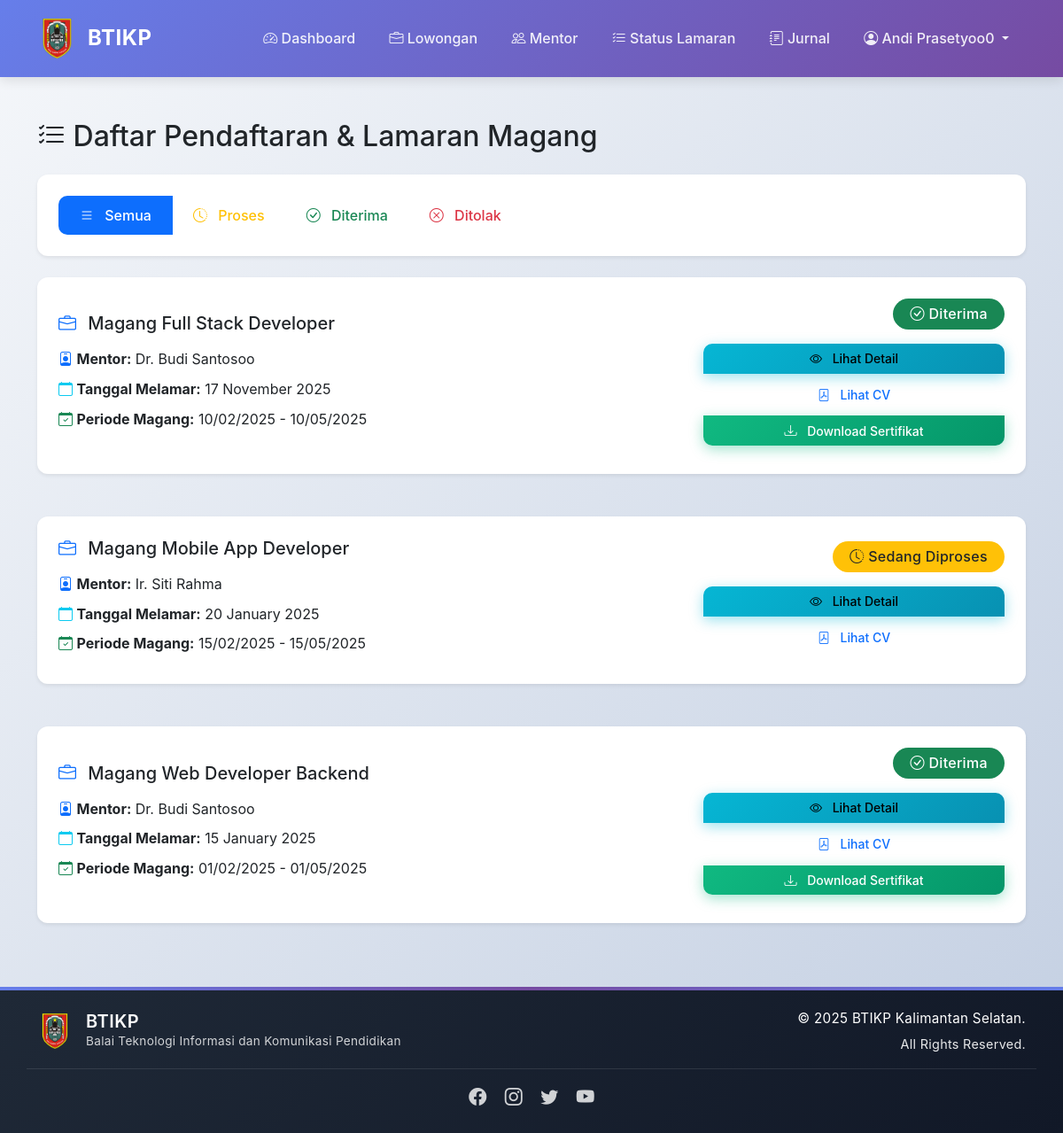
Page /pages/lamaran_status.php (signed in) on the committed database.
### tables this page shows
CREATE TABLE `lamaran` (
  `id` int(11) NOT NULL,
  `user_id` int(11) NOT NULL,
  `lowongan_id` int(11) NOT NULL,
  `mentor_id` int(11) NOT NULL,
  `tgl_melamar` date NOT NULL,
  `status` enum('proses','diterima','ditolak') DEFAULT 'proses',
  `file_cv` varchar(255) DEFAULT NULL
);

CREATE TABLE `lowongan` (
  `id` int(11) NOT NULL,
  `judul` varchar(255) NOT NULL,
  `deskripsi` text,
  `mentor_id` int(11) NOT NULL,
  `tgl_mulai` date DEFAULT NULL,
  `tgl_selesai` date DEFAULT NULL,
  `status` enum('open','closed') DEFAULT 'open'
);

CREATE TABLE `users` (
  `id` int(11) NOT NULL,
  `nama` varchar(100) NOT NULL,
  `email` varchar(100) NOT NULL,
  `password` varchar(255) NOT NULL,
  `role` enum('mahasiswa','mentor','admin') NOT NULL,
  `created_at` datetime DEFAULT CURRENT_TIMESTAMP
);

### pages/lamaran_status.php (the view, shortened to what this page needs)
<?php
require_once '../config/database.php';
include '../includes/header.php';
$user_id = $_SESSION['user_id'];
$filter_query = "";
$query = "SELECT l.*, lo.judul as judul_lowongan, u.nama as nama_mentor, lo.tgl_mulai, lo.tgl_selesai
          FROM lamaran l
          JOIN lowongan lo ON l.lowongan_id = lo.id
          JOIN users u ON l.mentor_id = u.id
          WHERE l.user_id = '$user_id' $filter_query
          ORDER BY l.tgl_melamar DESC";
$result = mysqli_query($conn, $query);
?>
<div class="container my-5">
    <h2 class="mb-4">
        <i class="bi bi-list-check"></i> Daftar Pendaftaran & Lamaran Magang
    </h2>
    <div class="card mb-4">
        <div class="card-body">
            <div class="btn-group" role="group">
                <a href="?status=all" class="btn btn-outline-primary <?= !isset($_GET['status']) || $_GET['status'] == 'all' ? 'active' : '' ?>">
                    <i class="bi bi-list"></i> Semua
                </a>
                <a href="?status=proses" class="btn btn-outline-warning <?= isset($_GET['status']) && $_GET['status'] == 'proses' ? 'active' : '' ?>">
                    <i class="bi bi-clock-history"></i> Proses
                </a>
                <a href="?status=diterima" class="btn btn-outline-success <?= isset($_GET['status']) && $_GET['status'] == 'diterima' ? 'active' : '' ?>">
                    <i class="bi bi-check-circle"></i> Diterima
                </a>
                <a href="?status=ditolak" class="btn btn-outline-danger <?= isset($_GET['status']) && $_GET['status'] == 'ditolak' ? 'active' : '' ?>">
                    <i class="bi bi-x-circle"></i> Ditolak
                </a>
            </div>
        </div>
    </div>
    <?php if (mysqli_num_rows($result) > 0): ?>
        <div class="row g-4">
            <?php while ($row = mysqli_fetch_assoc($result)): ?>
            <div class="col-md-12">
                <div class="card shadow-sm">
                    <div class="card-body">
                        <div class="row align-items-center">
                            <div class="col-md-8">
                                <h5 class="card-title mb-3">
                                    <i class="bi bi-briefcase text-primary"></i>
                                    <?= htmlspecialchars($row['judul_lowongan']) ?>
                                </h5>
                                <p class="mb-2">
                                    <i class="bi bi-person-badge text-primary"></i>
                                    <strong>Mentor:</strong> <?= htmlspecialchars($row['nama_mentor']) ?>
                                </p>
                                <p class="mb-2">
                                    <i class="bi bi-calendar text-info"></i>
                                    <strong>Tanggal Melamar:</strong> <?= date('d F Y', strtotime($row['tgl_melamar'])) ?>
                                </p>
                                <p class="mb-2">
                                    <i class="bi bi-calendar-check text-success"></i>
                                    <strong>Periode Magang:</strong>
                                    <?= date('d/m/Y', strtotime($row['tgl_mulai'])) ?> -
                                    <?= date('d/m/Y', strtotime($row['tgl_selesai'])) ?>
                                </p>
                            </div>
                            <div class="col-md-4 text-end">
                                <?php if ($row['status'] == 'proses'): ?>
                                    <span class="badge bg-warning text-dark fs-6 mb-3">
                                        <i class="bi bi-clock-history"></i> Sedang Diproses
                                    </span>
                                <?php elseif ($row['status'] == 'diterima'): ?>
                                    <span class="badge bg-success fs-6 mb-3">
                                        <i class="bi bi-check-circle"></i> Diterima
                                    </span>
                                <?php else: ?>
                                    <span class="badge bg-danger fs-6 mb-3">
                                        <i class="bi bi-x-circle"></i> Ditolak
                                    </span>
                                <?php endif; ?>
                                <br>
                                <div class="btn-group-vertical w-100" role="group">
                                    <button class="btn btn-info btn-sm" data-bs-toggle="modal" data-bs-target="#detailModal<?= $row['id'] ?>">
                                        <i class="bi bi-eye"></i> Lihat Detail
                                    </button>
                                    <?php if ($row['file_cv']): ?>
                                        <a href="../assets/uploads/<?= $row['file_cv'] ?>" target="_blank" class="btn btn-outline-primary btn-sm">
                                            <i class="bi bi-file-pdf"></i> Lihat CV
                                        </a>
                                    <?php endif; ?>
                                    <?php if ($row['status'] == 'diterima'): ?>
                                        <a href="cetak_sertifikat.php?lamaran_id=<?= $row['id'] ?>" class="btn btn-success btn-sm" target="_blank">
                                            <i class="bi bi-download"></i> Download Sertifikat
                                        </a>
                                    <?php endif; ?>
                                </div>
                            </div>
                        </div>
                    </div>
                </div>
            </div>
            <?php endwhile; ?>
        </div>
    <?php endif; ?>
</div>
<?php include '../includes/footer.php'; ?>

### assets/css/style.css (style rules this page uses)
:root { --primary-color: #0d6efd; --primary-dark: #0a58ca; --secondary-color: #6c757d; --success-color: #198754; --info-color: #0dcaf0; --warning-color: #ffc107; --danger-color: #dc3545; --light-bg: #f8f9fa; --dark-text: #212529; --shadow-sm: 0 2px 4px rgba(0,0,0,0.08); --shadow-md: 0 4px 12px rgba(0,0,0,0.1); --shadow-lg: 0 8px 24px rgba(0,0,0,0.12); --border-radius: 12px; --transition: all 0.3s cubic-bezier(0.4, 0, 0.2, 1); }
* { margin: 0; padding: 0; box-sizing: border-box; }
body { font-family: 'Inter', -apple-system, BlinkMacSystemFont, 'Segoe UI', Roboto, 'Helvetica Neue', Arial, sans-serif; line-height: 1.6; color: var(--dark-text); background: linear-gradient(135deg, #f5f7fa 0%, #c3cfe2 100%); min-height: 100vh; overflow-x: hidden; }
html { scroll-behavior: smooth; }
.card { border: none; border-radius: var(--border-radius); box-shadow: var(--shadow-sm); transition: var(--transition); overflow: hidden; background: white; margin-bottom: 1.5rem; }
.card-body { padding: 1.5rem; }
.btn { border-radius: 10px; padding: 0.6rem 1.5rem; font-weight: 500; transition: var(--transition); border: none; position: relative; overflow: hidden; z-index: 1; }
.btn::before { content: ''; position: absolute; top: 50%; left: 50%; width: 0; height: 0; border-radius: 50%; background: rgba(255, 255, 255, 0.3); transform: translate(-50%, -50%); transition: width 0.6s, height 0.6s; z-index: -1; }
.btn-success { background: linear-gradient(135deg, #10b981 0%, #059669 100%); box-shadow: 0 4px 15px rgba(16, 185, 129, 0.4); }
.btn-info { background: linear-gradient(135deg, #06b6d4 0%, #0891b2 100%); box-shadow: 0 4px 15px rgba(6, 182, 212, 0.4); }
.btn-sm { padding: 0.4rem 1rem; font-size: 0.875rem; }
.btn-group-vertical .btn { margin-bottom: 0.5rem; }
.badge { padding: 0.5rem 1rem; border-radius: 20px; font-weight: 500; font-size: 0.85rem; letter-spacing: 0.3px; }
.badge.fs-6 { font-size: 1rem !important; padding: 0.6rem 1.2rem; }
.container { animation: fadeIn 0.6s ease; }
.bi { transition: var(--transition); }
.card-title .bi, .btn .bi { margin-right: 0.5rem; }
.btn-group .btn { border-radius: 0; }
.btn-group .btn:first-child { border-top-left-radius: 10px; border-bottom-left-radius: 10px; }
.btn-group .btn:last-child { border-top-right-radius: 10px; border-bottom-right-radius: 10px; }

### rows in the picture
lamaran: lowongan.judul "Magang Full Stack Developer", users.nama "Dr. Budi Santosoo", tgl_melamar "17 November 2025", lowongan.tgl_mulai "10/02/2025", lowongan.tgl_selesai "10/05/2025", status "diterima" (drawn)
lamaran: lowongan.judul "Magang Mobile App Developer", users.nama "Ir. Siti Rahma", tgl_melamar "20 January 2025", lowongan.tgl_mulai "15/02/2025", lowongan.tgl_selesai "15/05/2025", status "proses" (drawn)
lamaran: lowongan.judul "Magang Web Developer Backend", users.nama "Dr. Budi Santosoo", tgl_melamar "15 January 2025", lowongan.tgl_mulai "01/02/2025", lowongan.tgl_selesai "01/05/2025", status "diterima" (drawn)

### other values in the picture
$_SESSION['nama'] "Andi Prasetyoo0"
